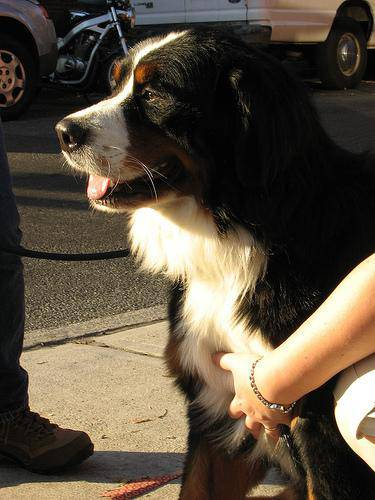
#> input picture images/train/02d54f0dfb40038765e838459ae8c956.jpg, 375 x 500 px, given in place of 0a0c223352985ec154fd604d7ddceabd.jpg, which was not available
$ jupyter execute --allow-errors '02 - DogIdentificationStudy.ipynb'   (text cells are left out)
#> lines starting #> are read from the running program, lines starting #| are printed output that depends on the picture; pictures that were not available may be replaced by others from this repository, and a replacement may not be noted
[cell 1]
import matplotlib.pyplot as plt
from PIL import Image
import seaborn as sns
import pandas as pd
import os
import pickle

[cell 2]
current_dir = os.getcwd()
current_dir

[cell 3]
os.chdir(os.path.dirname(current_dir))
print("New current directory:", os.getcwd())

[cell 4]
# Load the first image
image_path1 = 'images/train/0a0c223352985ec154fd604d7ddceabd.jpg'
image1 = Image.open(image_path1)
#> image1 is the input picture: PIL image 375x500 RGB; mean R, G, B 90.5, 79.2, 63.9
plt.subplot(1, 2, 1)
plt.imshow(image1)
plt.title("Dog 1")

# Load the second image
image_path2 = 'images/train/0e24a584e10db2c8f827ab00772e29cf.jpg'
image2 = Image.open(image_path2)
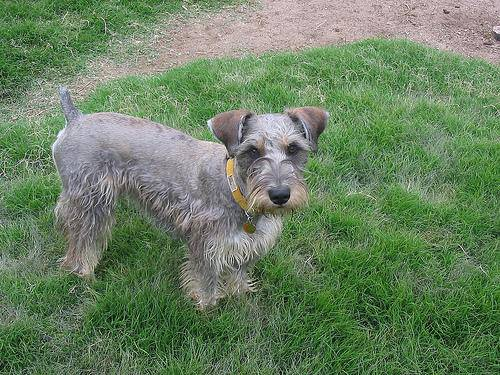
#> input picture images/train/0672592809da7574a87ddcd0ba2f315d.jpg, 500 x 375 px, given in place of 0e24a584e10db2c8f827ab00772e29cf.jpg, which was not available
#> image2 is the input picture: PIL image 500x375 RGB; mean R, G, B 106.4, 129.3, 98.2
plt.subplot(1, 2, 2)
plt.imshow(image2)
plt.title("Dog 2")
plt.show()
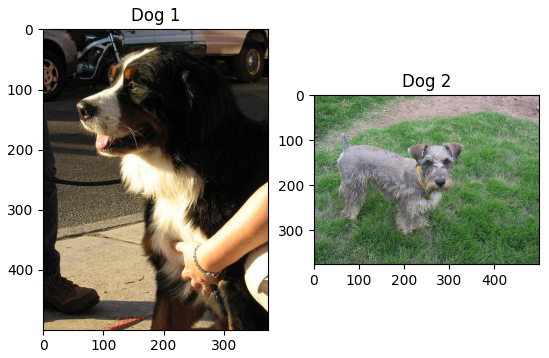
#> figure drawn by matplotlib, 2 panels

#> (a cell that did not finish here is left out)

[cell 6]
train_dir = 'images/train/'
test_dir = 'images/test/'

# Count the number of images in each directory
num_train_images = len(os.listdir(train_dir))
num_test_images = len(os.listdir(test_dir))

report = "Total dataset balance report:\n"
report += f"Number of images in the train dataset: {num_train_images}\n"
report += f"Number of images in the test dataset: {num_test_images}\n"


data = pd.DataFrame({
    'Dataset': ['Train', 'Test'],
    'Number of images': [num_train_images, num_test_images]
})

# Printing the report
print(report)
print("\n")

# Create a bar plot
sns.set_style("whitegrid")
plt.figure(figsize=(8, 6))
sns.barplot(data=data, x='Dataset', y='Number of images', palette='autumn')
plt.show()
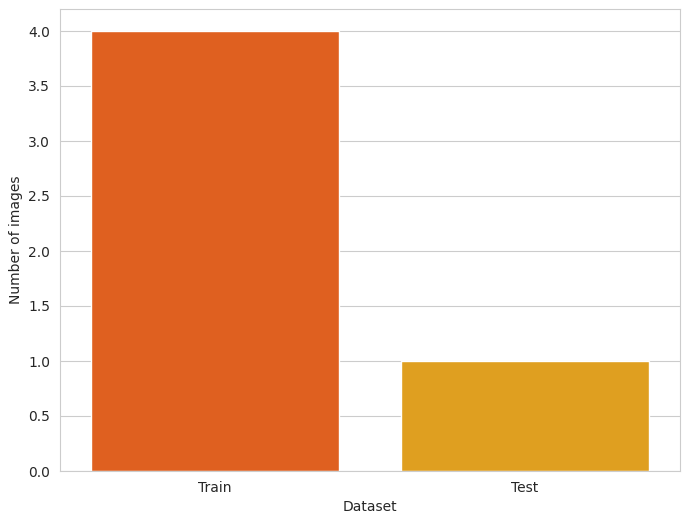
#> figure drawn by matplotlib, 1 panel
